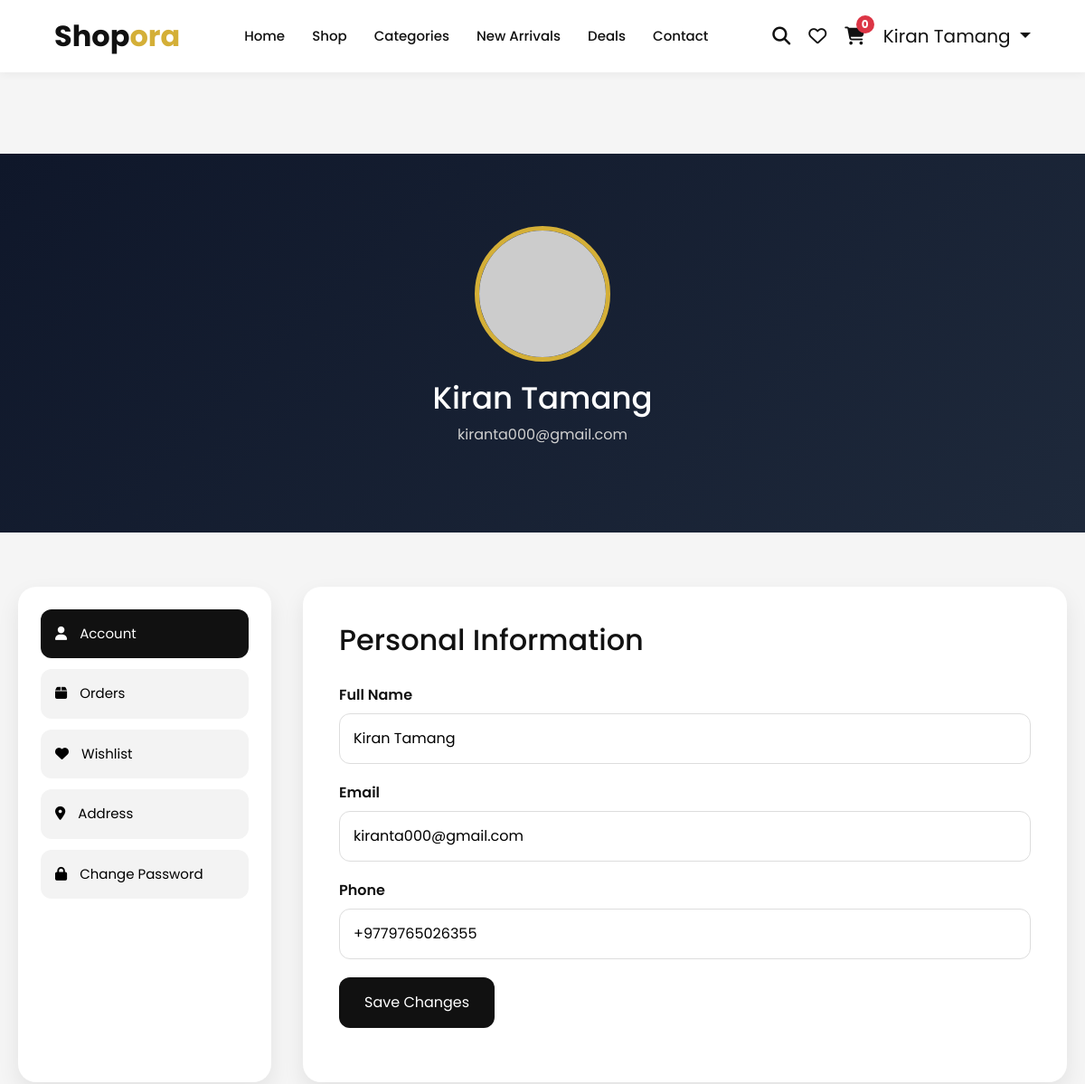
/authx/profile/ (signed in, upper part), run on an earlier commit of the app's database.
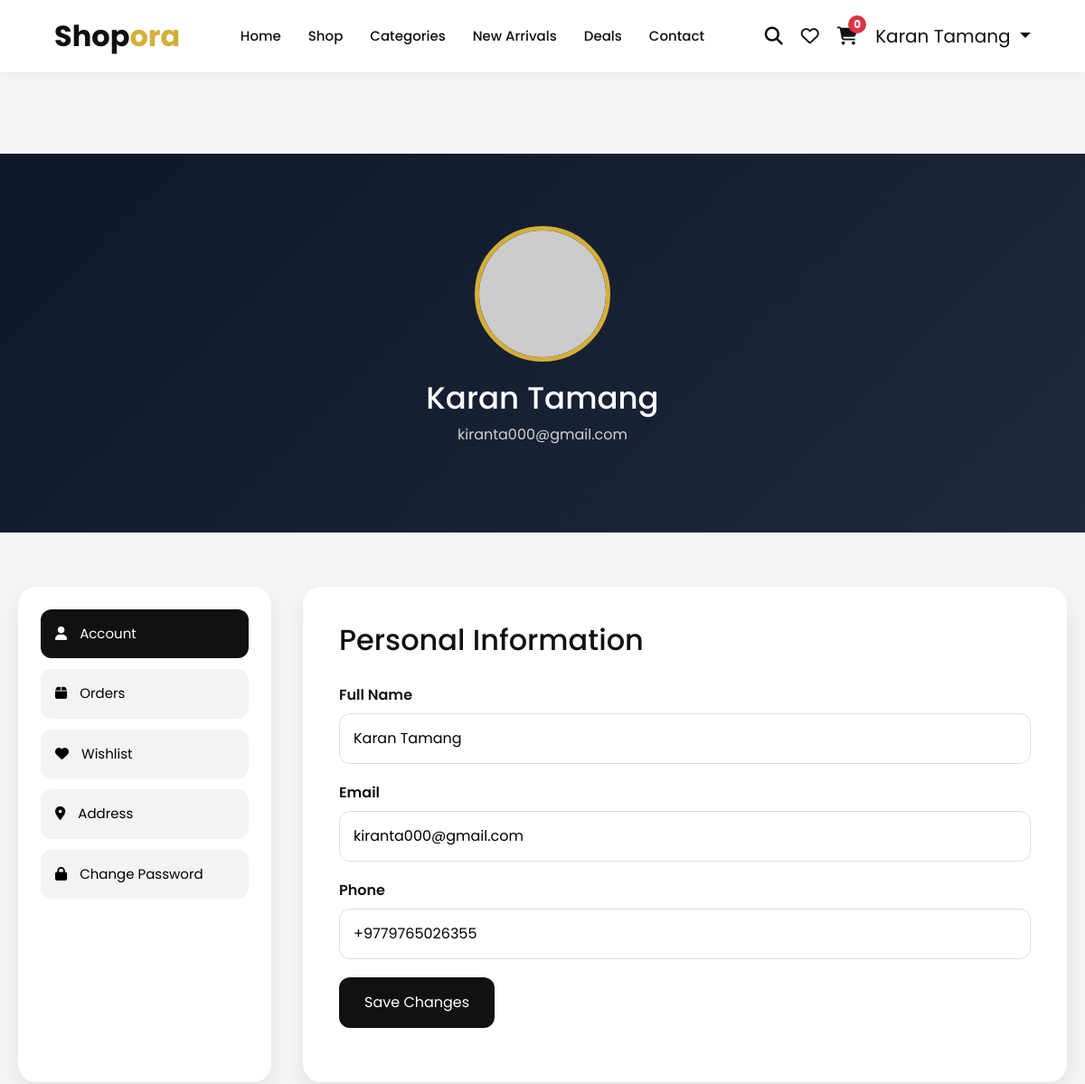
And on a later commit of the database.
### authx/models.py (models this page shows, shortened)
class CustomUser(AbstractUser):
    name = models.CharField(max_length=100)
    email = models.EmailField(unique=True)
    phone_number = PhoneNumberField(unique=True, region='NP', null=True, blank=True)
    USERNAME_FIELD = 'email'
    REQUIRED_FIELDS = ['username', 'name', 'phone_number']
    class Meta:
        db_table = 'custom_user'

### authx/views.py (the view)
# urls.py: path('profile/', profile, name='profile'),
@login_required
def profile(request):
    return render(request, 'profile/profile.html')

### authx/templates/profile/profile.html (shortened to what this page needs)
{% extends "base.html" %}
{% load static %}
{% block content %}
<section class="profile-page">
    <section class="profile-hero">
        <div class="profile-avatar">
            <img src="https://i.pravatar.cc/300?img=12" alt="Profile">
        </div>
        <h1 class="profile-name">{{ request.user.name }}</h1>
        <p class="profile-email">{{ request.user.email }}</p>
    </section>
    <section class="profile-wrapper">
        <aside class="profile-sidebar">
            <button class="profile-menu-btn profile-active">
                <i class="fa-solid fa-user"></i>
                Account
            </button>
            <button class="profile-menu-btn">
                <i class="fa-solid fa-box"></i>
                Orders
            </button>
            <button class="profile-menu-btn">
                <i class="fa-solid fa-heart"></i>
                Wishlist
            </button>
            <button class="profile-menu-btn">
                <i class="fa-solid fa-location-dot"></i>
                Address
            </button>
            <button class="profile-menu-btn" onclick="window.location.href='{% url 'change-password' %}'">
                <i class="fa-solid fa-lock"></i>
                Change Password
            </button>
        </aside>
        <div class="profile-content">
            <h2 class="profile-section-title">Personal Information</h2>
            <form class="profile-form">
                <div class="profile-input-group">
                    <label>Full Name</label>
                    <input class="profile-input" type="text" name="name" value="{{ request.user.name }}">
                </div>
                <div class="profile-input-group">
                    <label>Email</label>
                    <input class="profile-input" type="email" name="email" value="{{ request.user.email }}">
                </div>
                <div class="profile-input-group">
                    <label>Phone</label>
                    <input class="profile-input" type="text" name="phone_number" value="{{ request.user.phone_number }}">
                </div>
                <button class="profile-save-btn" type="submit">Save Changes</button>
            </form>
        </div>
    </section>
</section>
{% endblock %}

### main/templates/base.html (shortened to what this page needs)
<!DOCTYPE html>
{% load static %}
<html lang="en">
<head>
    <link href="https://cdn.jsdelivr.net/npm/bootstrap@5.3.8/dist/css/bootstrap.min.css" rel="stylesheet"
>
    <link rel="stylesheet" href="https://cdnjs.cloudflare.com/ajax/libs/font-awesome/6.5.2/css/all.min.css" />
    <link rel="stylesheet" href="{% static 'css/basic/base.css' %}">
    <link rel="stylesheet" href="{% static 'css/basic/index.css' %}">
    <link rel="stylesheet" href="{% static 'css/basic/shop.css' %}">
    <link rel="stylesheet" href="{% static 'css/basic/categories.css' %}">
    <link rel="stylesheet" href="{% static 'css/basic/new_arrival.css' %}">
    <link rel="stylesheet" href="{% static 'css/basic/deals.css' %}">
    <link rel="stylesheet" href="{% static 'css/basic/contact.css' %}">
    <link rel="stylesheet" href="{% static 'css/product/fashion.css' %}">
    <link rel="stylesheet" href="{% static 'css/whishlist/whishlist.css' %}">
    <link rel="stylesheet" href="{% static 'css/register.css' %}">
    <link rel="stylesheet" href="{% static 'css/profile.css' %}">
    <link rel="stylesheet" href="{% static 'css/change_password.css' %}">
    <link rel="stylesheet" href="{% static 'css/cart/cart.css' %}">
    <link rel="stylesheet" href="{% static 'css/cart/checkout.css' %}">
</head>
<body class="{% if request.user.is_authenticated %}user-authenticated{% endif %}">
    <nav>
        <div class="container navbar">
            <div class="logo">
                Shop<span>ora</span>
            </div>
            <div class="nav-links" id="navLinks">
                <a href="{% url 'index-page' %}">Home</a>
                <a href="{% url 'shop-page' %}">Shop</a>
                <a href="{% url 'categories-page' %}">Categories</a>
                <a href="{% url 'new-arrival-page' %}">New Arrivals</a>
                <a href="{% url 'deals-page' %}">Deals</a>
                <a href="{% url 'contact-page' %}">Contact</a>
            </div>
            <div class="nav-icons">
                <i class="fa-solid fa-magnifying-glass" id="searchToggle" style="cursor:pointer;"></i>
                <a href="{% url 'whishlist-page' %}">
                    <i class="fa-regular fa-heart"></i>
                </a>
                <a href="{% url 'cart-page' %}" class="position-relative">
                    <i class="fa-solid fa-cart-shopping"></i>
                    <span id="cart-count" class="badge bg-danger position-absolute" style="top:-8px; right:-10px;">0</span>
                </a>
                {% if request.user.is_authenticated %}
                <div class="dropdown d-inline">
                    <a class="dropdown-toggle text-decoration-none" href="#" role="button" id="userDropdown"
                        data-bs-toggle="dropdown" aria-expanded="false">
                        {{ request.user.name }}
                    </a>
                </div>
                {% else %}
                <a href="{% url 'register' %}"><i class="fa-regular fa-user"></i></a>
                {% endif %}
            </div>
        </div>
    </nav>
    {% block content %}
    {% endblock content %}
</body>
</html>

### main/static/css/basic/index.css (style rules this page uses)
* { margin: 0; padding: 0; box-sizing: border-box; font-family: 'Poppins', sans-serif; }
body { background: #f7f7f7; color: #111; overflow-x: hidden; }
a { text-decoration: none; color: inherit; }
.container { width: 90%; max-width: 1300px; margin: auto; }
nav { width: 100%; background: #fff; position: sticky; top: 0; z-index: 999; box-shadow: 0 2px 10px rgba(0, 0, 0, 0.05); }
.navbar { height: 80px; display: flex; justify-content: space-between; align-items: center; }
.logo { font-size: 30px; font-weight: 700; color: #111; }
.logo span { color: #d4af37; }
.nav-links { display: flex; gap: 35px; }
.nav-links a { font-size: 15px; font-weight: 500; transition: 0.3s; }
.nav-icons { display: flex; gap: 20px; font-size: 20px; cursor: pointer; }
.nav-icons i { transition: 0.3s; }
section { padding: 90px 0; }

### main/static/css/basic/shop.css (style rules this page uses)
* { margin: 0; padding: 0; box-sizing: border-box; font-family: 'Poppins', sans-serif; }
body { background: #f7f7f7; color: #111; }
a { text-decoration: none; color: inherit; }
.container { width: 90%; max-width: 1300px; margin: auto; }
nav { background: #fff; box-shadow: 0 2px 10px rgba(0, 0, 0, 0.05); position: sticky; top: 0; z-index: 999; }
.navbar { height: 80px; display: flex; justify-content: space-between; align-items: center; }
.logo { font-size: 32px; font-weight: 700; }
.logo span { color: #d4af37; }
.nav-links { display: flex; gap: 30px; }
.nav-links a { transition: 0.3s; }
.nav-icons { display: flex; gap: 20px; font-size: 20px; align-items: center; }
#cart-count { position: absolute; top: -10px; right: -10px; width: 20px; height: 20px; background: #d4af37; color: #fff; font-size: 12px; border-radius: 50%; display: flex; justify-content: center; align-items: center; }

### authx/static/css/profile.css (style rules this page uses)
.profile-page { background: #f5f5f5; min-height: 100vh; }
.profile-hero { background: linear-gradient(135deg, #0f172a, #1e293b); color: white; text-align: center; padding: 80px 20px; }
.profile-avatar { width: 150px; height: 150px; margin: auto; border-radius: 50%; overflow: hidden; border: 5px solid #d4af37; }
.profile-avatar img { width: 100%; height: 100%; object-fit: cover; }
.profile-name { margin-top: 20px; font-size: 34px; }
.profile-email { color: #d1d1d1; }
.profile-wrapper { max-width: 1300px; margin: 60px auto; display: grid; grid-template-columns: 280px 1fr; gap: 35px; padding: 0 20px; }
.profile-sidebar { background: white; border-radius: 20px; padding: 25px; box-shadow: 0 10px 25px rgba(0, 0, 0, .08); }
.profile-menu-btn { width: 100%; padding: 16px; border: none; margin-bottom: 12px; background: #f3f3f3; border-radius: 12px; cursor: pointer; text-align: left; transition: .3s; font-size: 15px; }
.profile-menu-btn i { margin-right: 10px; }
.profile-active { background: #111; color: white; }
.profile-content { background: white; border-radius: 20px; padding: 40px; box-shadow: 0 10px 25px rgba(0, 0, 0, .08); }
.profile-section-title { margin-bottom: 30px; }
.profile-input-group { margin-bottom: 20px; }
.profile-input-group label { display: block; margin-bottom: 8px; font-weight: 600; }
.profile-input, .profile-textarea { width: 100%; padding: 15px; border: 1px solid #ddd; border-radius: 12px; font-size: 16px; }
.profile-save-btn { background: #111; color: white; border: none; padding: 16px 28px; border-radius: 12px; cursor: pointer; transition: .3s; }

What changed in the data, as far as the page shows it:
changed CustomUser "kiranta000@gmail.com": user.name "Kiran Tamang" → "Karan Tamang"; name "Kiran Tamang" → "Karan Tamang"
